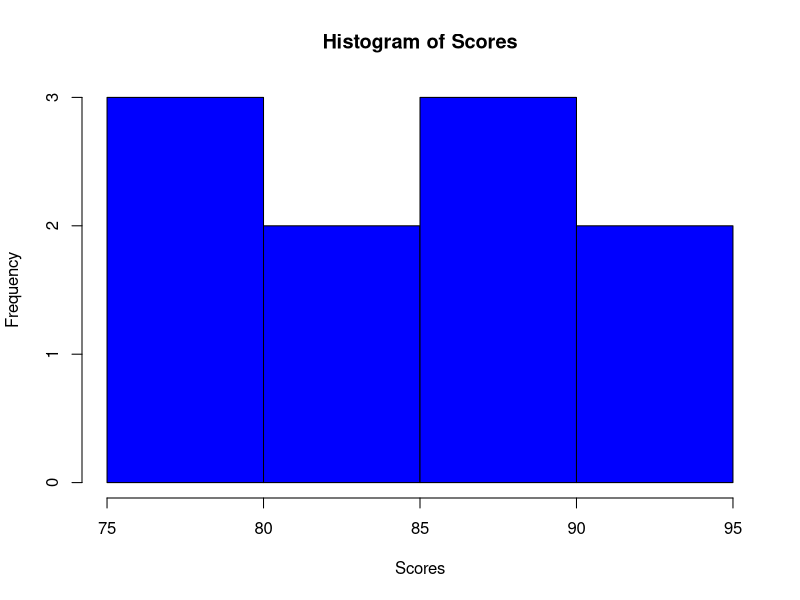
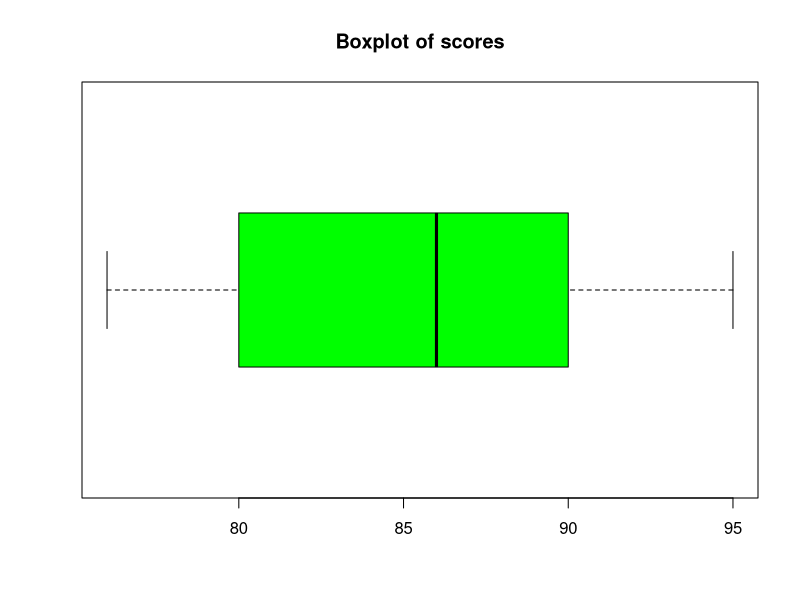
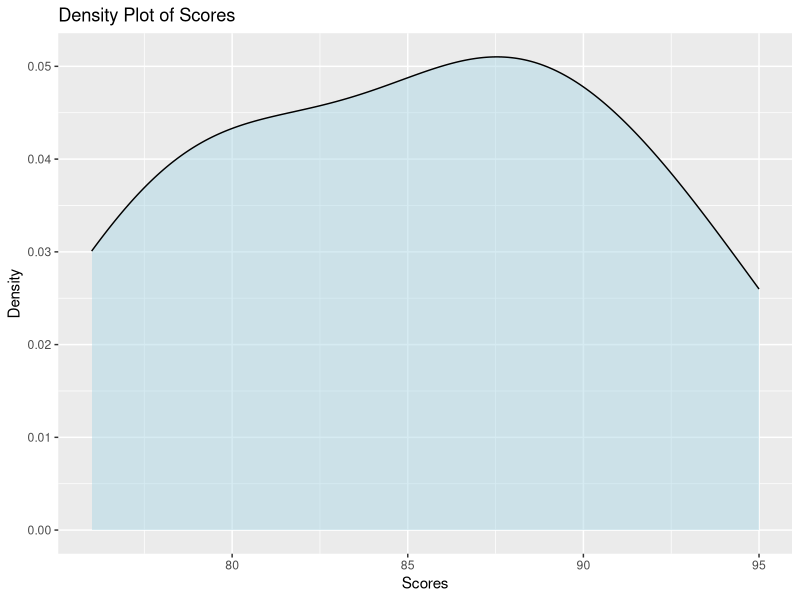

Reproduce these figures in R, in order.
# Load necessary package 
library(ggplot2)

# Create a sample dataset 
data <- data.frame( Score = c(78, 85, 92, 88, 76, 90, 95, 80, 82, 87) ) 

# 1. Basic Descriptive Statistics
print("Summary of Data:")
print(summary(data$Score))   # Provides min, max, median, mean, etc.

print("Mean of Score:")
print(mean(data$Score))      # Calculate mean

print("Median of Score:")
print(median(data$Score))    # Calculate median

print("Standard Deviation of Score:")
print(sd(data$Score))        # Calculate standard deviation

print("Variance of Score:")
print(var(data$Score))       # Calculate variance

print("Range of Score:")
print(range(data$Score))     # Find range

print("Quantiles of Score:")
print(quantile(data$Score))  # Get quartiles

# 2. Frequency Table
print("Frequency Table:")
print(table(cut(data$Score, breaks = 5)))  # Categorizing data into bins

# 3. Data Visualization

# Histogram
hist(data$Score,
     main = "Histogram of Scores",
     col = "blue",
     xlab = "Scores",
     ylab = "Frequency",
     border = "black")

# Boxplot
boxplot(data$Score,
        main = "Boxplot of scores",
        col = "green",
        horizontal = TRUE)

# Density Plot using ggplot2
ggplot(data, aes(x = Score)) +
  geom_density(fill = "lightblue", alpha = 0.5) +
  labs(title = "Density Plot of Scores",
       x = "Scores",
       y = "Density")
